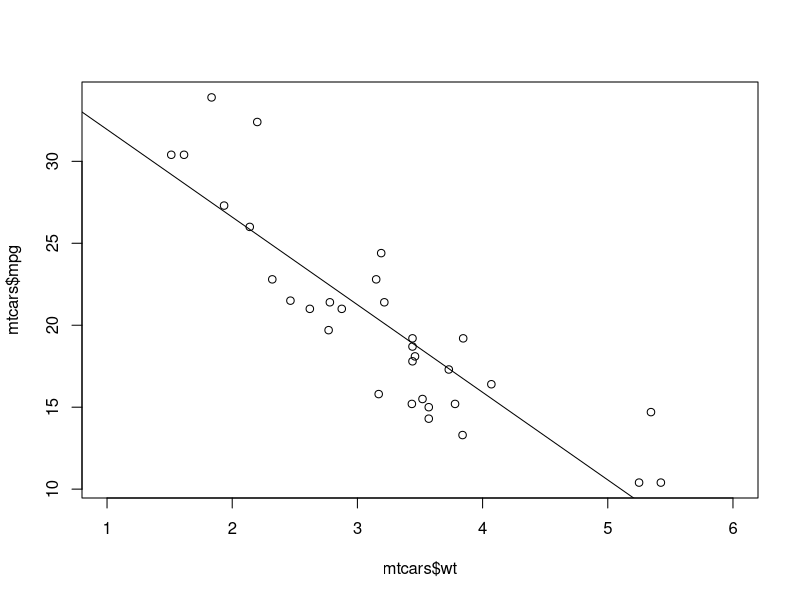

Here is the R script that generated this plot:
######################
# Lineare Regression #
######################

# Regressionsgleichung für WT (UV) und MPG (AV)
lm(data=mtcars, mpg~wt)

# Details zur Regressionsgleichung aufrufen
regression <- lm(data=mtcars, mpg~wt)
summary(regression)

# Lineare Regression grafisch darstellen
plot(mtcars$wt, mtcars$mpg, xlim=c(1,6))
abline(lm(mtcars$mpg~mtcars$wt))